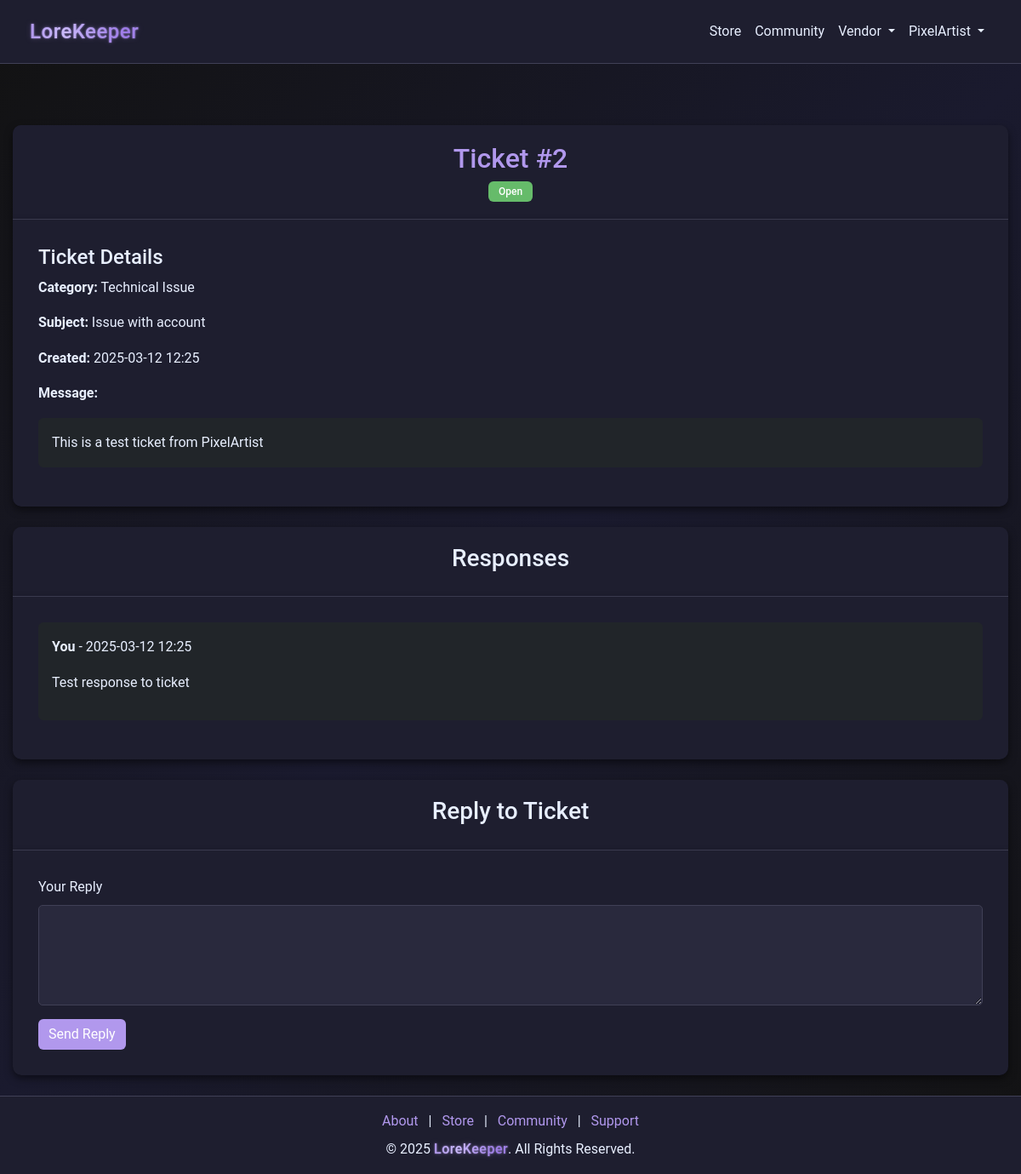
/support/reply_ticket/2 (signed in), run on an earlier commit of the app's database.
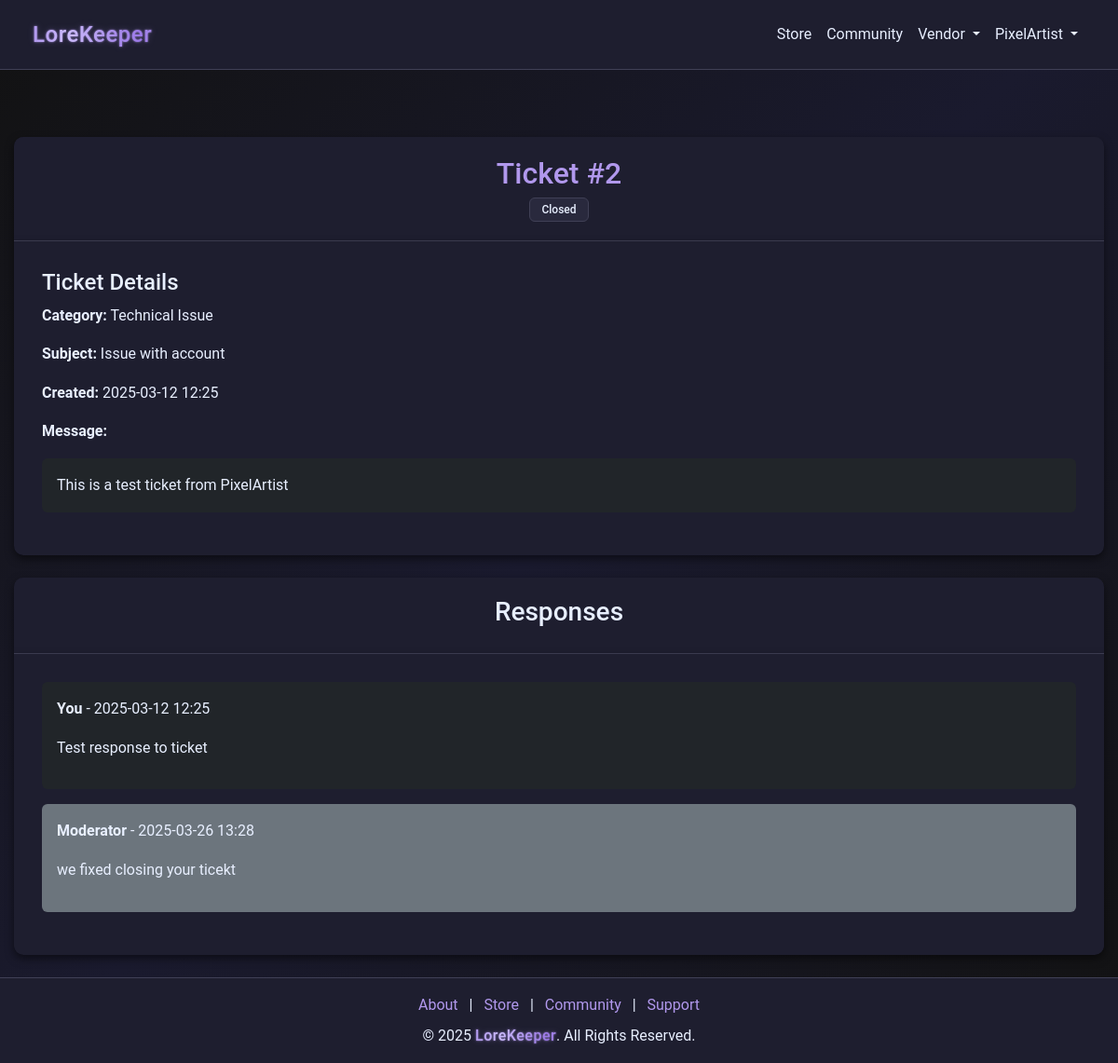
And on a later commit of the database.
### models.py (models this page shows)
class SupportTicket(db.Model):
    __tablename__ = "support_tickets"
    id = db.Column(db.Integer, primary_key=True)
    user_id = db.Column(db.Integer, db.ForeignKey("users.id"), nullable=False)
    category = db.Column(db.String(100), nullable=False)
    subject = db.Column(db.String(100), nullable=False)
    message = db.Column(db.Text, nullable=False)
    status = db.Column(db.String(20), default="Open", index=True)
    created_at = db.Column(db.DateTime, default=datetime.utcnow)
    responses = db.relationship(
        "SupportTicketResponse",
        back_populates="ticket",
        lazy="dynamic",
        cascade="all, delete-orphan",
    )
    user = db.relationship("User", back_populates="tickets")

class SupportTicketResponse(db.Model):
    __tablename__ = "support_ticket_responses"
    id = db.Column(db.Integer, primary_key=True)
    ticket_id = db.Column(
        db.Integer, db.ForeignKey("support_tickets.id"), nullable=False
    )
    responder_id = db.Column(db.Integer, db.ForeignKey("users.id"), nullable=False)
    response = db.Column(db.Text, nullable=False)
    created_at = db.Column(db.DateTime, default=datetime.utcnow)
    is_user = db.Column(db.Boolean, default=False)
    ticket = db.relationship("SupportTicket", back_populates="responses")
    responder = db.relationship("User", back_populates="responses")

### app.py (the view, shortened to what this page needs)
@app.route("/support/reply_ticket/<int:ticket_id>", methods=["GET", "POST"])
def user_reply_ticket(ticket_id):
    if not session.get("user_id"):
        flash("Please log in to reply to a support ticket", "warning")
        return redirect(url_for("login"))
    ticket = SupportTicket.query.get_or_404(ticket_id)
    if ticket.user_id != session.get("user_id"):
        flash("You don't have permission to view this ticket", "danger")
        return redirect(url_for("support"))
    responses = ticket.responses.all()
    return render_template("user_reply_ticket.html", ticket=ticket, responses=responses)

### app.py (called while the page is built)
@app.after_request
def add_header(response):
    response.headers["Cache-Control"] = "no-store"
    return response

@app.before_request
def before_request():
    try:
        if session.get("user_id"):
            session.permanent = True
        else:
            getCookie()
    except Exception:
        session.clear()

### templates/user_reply_ticket.html
{% extends "nav_footer_template.html" %} {% block content %}
<div class="container mt-5">
  <div class="card mb-4">
    <div class="card-header">
      <h2>Ticket #{{ ticket.id }}</h2>
      <span
        class="badge {% if ticket.status == 'Open' %}bg-success{% else %}bg-secondary{% endif %}"
      >
        {{ ticket.status }}
      </span>
    </div>
    <div class="card-body">
      <div class="row">
        <div class="col-md-12">
          <h4>Ticket Details</h4>
          <p><strong>Category:</strong> {{ ticket.category }}</p>
          <p><strong>Subject:</strong> {{ ticket.subject }}</p>
          <p>
            <strong>Created:</strong> {{ ticket.created_at.strftime('%Y-%m-%d
            %H:%M') }}
          </p>
          <p><strong>Message:</strong></p>
          <div class="p-3 bg-dark rounded mb-3">{{ ticket.message }}</div>
        </div>
      </div>
    </div>
  </div>
  {% if ticket.responses %}
  <div class="card mb-4">
    <div class="card-header">
      <h3>Responses</h3>
    </div>
    <div class="card-body">
      {% for response in ticket.responses %}
      <div
        class="mb-3 p-3 {% if response.is_user %}bg-dark{% else %}bg-secondary{% endif %} rounded"
      >
        <p>
          <strong>{{ 'You' if response.is_user else 'Moderator' }}</strong> - {{
          response.created_at.strftime('%Y-%m-%d %H:%M') }}
        </p>
        <p>{{ response.response }}</p>
      </div>
      {% endfor %}
    </div>
  </div>
  {% endif %}
  {% if ticket.status != 'Closed' %}
  <div class="card mb-4">
    <div class="card-header">
      <h3>Reply to Ticket</h3>
    </div>
    <div class="card-body">
      <form
        method="POST"
        action="{{ url_for('user_reply_ticket', ticket_id=ticket.id) }}"
      >
        <div class="mb-3">
          <label for="response" class="form-label">Your Reply</label>
          <textarea
            class="form-control"
            id="response"
            name="response"
            rows="4"
            required
          ></textarea>
        </div>
        <button type="submit" class="btn btn-primary">Send Reply</button>
      </form>
    </div>
  </div>
  {% endif %}
</div>
{% endblock %}

### templates/nav_footer_template.html (shortened to what this page needs)
<!doctype html>
<html lang="en">
  <head>
    <link
      href="https://cdn.jsdelivr.net/npm/bootstrap@5.3.0-alpha3/dist/css/bootstrap.min.css"
      rel="stylesheet"
    />
    <link rel="stylesheet" href="https://cdnjs.cloudflare.com/ajax/libs/font-awesome/6.0.0/css/all.min.css" />
    <link
      href="{{ url_for('static', filename='css/style.css') }}"
      rel="stylesheet"
    />
  </head>
  <body>
    <nav class="navbar navbar-expand-lg navbar-dark">
      <div class="container">
        <a class="navbar-brand glow" href="/">LoreKeeper</a>
        <div class="collapse navbar-collapse" id="navbarNav">
          <ul class="navbar-nav ms-auto">
            <li class="nav-item">
              <a class="nav-link {{ 'active' if request.path == '/store' }}" href="/store">Store</a>
            </li>
            <li class="nav-item">
              <a class="nav-link {{ 'active' if request.path.startswith('/community') }}" href="/community">Community</a>
            </li>
            {% if session.get('user_id') %}
            {% if session.get('privilege_id') == 2 or
            session.get('privilege_id') == 999 %}
            <li class="nav-item dropdown">
              <a
                class="nav-link dropdown-toggle"
                href="#"
                role="button"
                data-bs-toggle="dropdown"
              >
                Vendor
              </a>
            </li>
            {% endif %}
            <li class="nav-item dropdown">
              <a
                class="nav-link dropdown-toggle"
                href="#"
                role="button"
                data-bs-toggle="dropdown"
              >
                {{ session['username'] }}
              </a>
            </li>
            {% endif %}
          </ul>
        </div>
      </div>
    </nav>
    <div class="content-wrapper">
        {% block content %}{% endblock %}
    </div>
    <footer class="text-center text-light py-3">
      <div class="container">
        <div class="footer-links mb-2">
          <a href="/about" class="mx-2">About</a> |
          <a href="/store" class="mx-2">Store</a> |
          <a href="/community" class="mx-2">Community</a> |
          <a href="/support" class="mx-2">Support</a>
        </div>
        <p class="mb-0">© 2025 <span class="glow">LoreKeeper</span>. All Rights Reserved.</p>
      </div>
    </footer>
  </body>
</html>

What changed in the data, as far as the page shows it:
changed SupportTicket "Technical Issue": status "Open" → "Closed"
added SupportTicketResponse: is_user "Moderator", created_at "2025-03-26 13:28", response "we fixed closing your ticekt"
Also different on the page:
text no longer shown: "Reply to Ticket Your Reply Send Reply"
